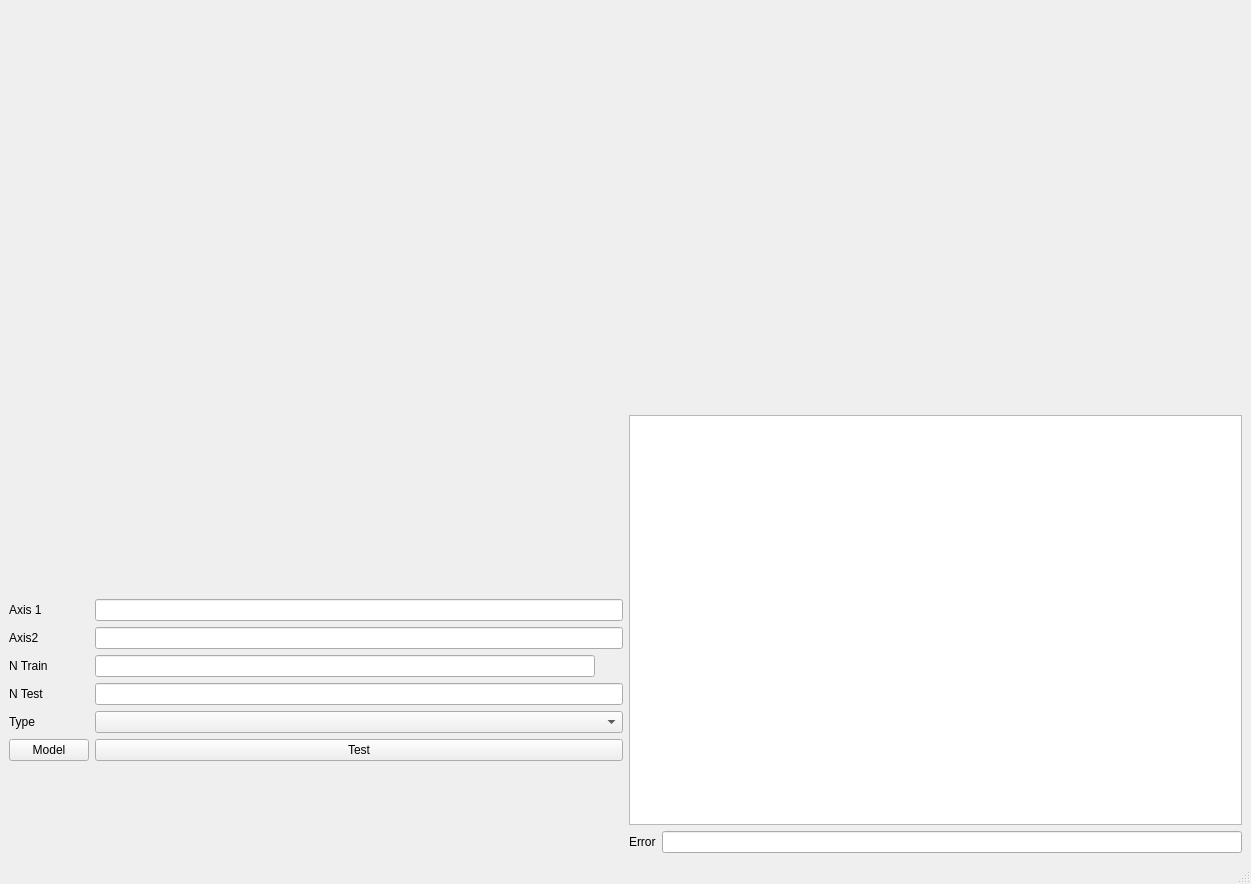
<?xml version="1.0" encoding="UTF-8"?>
<ui version="4.0">
 <class>MainWindow</class>
 <widget class="QMainWindow" name="MainWindow">
  <property name="geometry">
   <rect>
    <x>0</x>
    <y>0</y>
    <width>1251</width>
    <height>884</height>
   </rect>
  </property>
  <property name="windowTitle">
   <string>MainWindow</string>
  </property>
  <widget class="QWidget" name="centralwidget">
   <layout class="QVBoxLayout" name="verticalLayout">
    <item>
     <layout class="QHBoxLayout" name="horizontalLayout">
      <item>
       <layout class="QVBoxLayout" name="verticalLayout_3">
        <item>
         <widget class="QCustomPlot" name="OriginalPoints" native="true">
          <property name="minimumSize">
           <size>
            <width>400</width>
            <height>400</height>
           </size>
          </property>
          <property name="maximumSize">
           <size>
            <width>400</width>
            <height>400</height>
           </size>
          </property>
         </widget>
        </item>
        <item>
         <layout class="QGridLayout" name="gridLayout">
          <item row="4" column="1">
           <widget class="QComboBox" name="ClassifierType"/>
          </item>
          <item row="1" column="1">
           <widget class="QLineEdit" name="Axis2">
            <property name="sizePolicy">
             <sizepolicy hsizetype="Expanding" vsizetype="Fixed">
              <horstretch>0</horstretch>
              <verstretch>0</verstretch>
             </sizepolicy>
            </property>
           </widget>
          </item>
          <item row="3" column="1">
           <widget class="QLineEdit" name="NTestLine"/>
          </item>
          <item row="1" column="0">
           <widget class="QLabel" name="label_4">
            <property name="text">
             <string>Axis2</string>
            </property>
           </widget>
          </item>
          <item row="2" column="1">
           <widget class="QLineEdit" name="NTrainLine">
            <property name="maximumSize">
             <size>
              <width>500</width>
              <height>16777215</height>
             </size>
            </property>
           </widget>
          </item>
          <item row="4" column="0">
           <widget class="QLabel" name="label_5">
            <property name="text">
             <string>Type</string>
            </property>
           </widget>
          </item>
          <item row="2" column="0">
           <widget class="QLabel" name="label">
            <property name="text">
             <string>N Train</string>
            </property>
           </widget>
          </item>
          <item row="0" column="0">
           <widget class="QLabel" name="label_3">
            <property name="text">
             <string>Axis 1</string>
            </property>
           </widget>
          </item>
          <item row="3" column="0">
           <widget class="QLabel" name="label_2">
            <property name="text">
             <string>N Test</string>
            </property>
           </widget>
          </item>
          <item row="0" column="1">
           <widget class="QLineEdit" name="Axis1">
            <property name="sizePolicy">
             <sizepolicy hsizetype="Expanding" vsizetype="Fixed">
              <horstretch>0</horstretch>
              <verstretch>0</verstretch>
             </sizepolicy>
            </property>
           </widget>
          </item>
          <item row="5" column="1">
           <layout class="QHBoxLayout" name="horizontalLayout_2">
            <item>
             <widget class="QPushButton" name="TestButton">
              <property name="text">
               <string>Test</string>
              </property>
             </widget>
            </item>
           </layout>
          </item>
          <item row="5" column="0">
           <widget class="QPushButton" name="ModelButton">
            <property name="text">
             <string>Model</string>
            </property>
           </widget>
          </item>
         </layout>
        </item>
       </layout>
      </item>
      <item>
       <layout class="QVBoxLayout" name="verticalLayout_5">
        <item>
         <widget class="QCustomPlot" name="PointsError" native="true">
          <property name="minimumSize">
           <size>
            <width>400</width>
            <height>400</height>
           </size>
          </property>
          <property name="maximumSize">
           <size>
            <width>400</width>
            <height>400</height>
           </size>
          </property>
         </widget>
        </item>
        <item>
         <widget class="QTableWidget" name="TransformationMatrix">
          <property name="maximumSize">
           <size>
            <width>16777215</width>
            <height>600</height>
           </size>
          </property>
         </widget>
        </item>
        <item>
         <layout class="QHBoxLayout" name="horizontalLayout_5">
          <item>
           <widget class="QLabel" name="label_6">
            <property name="text">
             <string>Error</string>
            </property>
           </widget>
          </item>
          <item>
           <widget class="QLineEdit" name="PError"/>
          </item>
         </layout>
        </item>
       </layout>
      </item>
     </layout>
    </item>
   </layout>
  </widget>
  <widget class="QMenuBar" name="menubar">
   <property name="geometry">
    <rect>
     <x>0</x>
     <y>0</y>
     <width>1251</width>
     <height>26</height>
    </rect>
   </property>
  </widget>
  <widget class="QStatusBar" name="statusbar"/>
 </widget>
 <customwidgets>
  <customwidget>
   <class>QCustomPlot</class>
   <extends>QWidget</extends>
   <header location="global">qcustomplot.h</header>
   <container>1</container>
  </customwidget>
 </customwidgets>
 <resources/>
 <connections/>
</ui>
